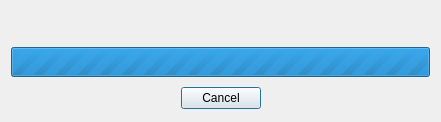
<?xml version="1.0" encoding="UTF-8"?>
<ui version="4.0">
 <class>QtWaitForOperationDlg</class>
 <widget class="QDialog" name="QtWaitForOperationDlg">
  <property name="geometry">
   <rect>
    <x>0</x>
    <y>0</y>
    <width>441</width>
    <height>122</height>
   </rect>
  </property>
  <property name="windowTitle">
   <string>Waiting for operation...</string>
  </property>
  <property name="windowIcon">
   <iconset resource="../QtResources/resources.qrc">
    <normaloff>:/GuiFoundation/Icons/ezEditor16.png</normaloff>:/GuiFoundation/Icons/ezEditor16.png</iconset>
  </property>
  <layout class="QVBoxLayout" name="verticalLayout">
   <item>
    <spacer name="verticalSpacer_3">
     <property name="orientation">
      <enum>Qt::Vertical</enum>
     </property>
     <property name="sizeHint" stdset="0">
      <size>
       <width>20</width>
       <height>40</height>
      </size>
     </property>
    </spacer>
   </item>
   <item>
    <widget class="QProgressBar" name="Progress">
     <property name="minimumSize">
      <size>
       <width>0</width>
       <height>30</height>
      </size>
     </property>
     <property name="maximum">
      <number>0</number>
     </property>
     <property name="value">
      <number>0</number>
     </property>
     <property name="textVisible">
      <bool>false</bool>
     </property>
     <property name="invertedAppearance">
      <bool>false</bool>
     </property>
     <property name="format">
      <string/>
     </property>
    </widget>
   </item>
   <item>
    <spacer name="verticalSpacer">
     <property name="orientation">
      <enum>Qt::Vertical</enum>
     </property>
     <property name="sizeHint" stdset="0">
      <size>
       <width>20</width>
       <height>7</height>
      </size>
     </property>
    </spacer>
   </item>
   <item>
    <layout class="QHBoxLayout" name="horizontalLayout">
     <item>
      <spacer name="horizontalSpacer">
       <property name="orientation">
        <enum>Qt::Horizontal</enum>
       </property>
       <property name="sizeHint" stdset="0">
        <size>
         <width>40</width>
         <height>20</height>
        </size>
       </property>
      </spacer>
     </item>
     <item>
      <widget class="QPushButton" name="ButtonCancel">
       <property name="text">
        <string>Cancel</string>
       </property>
      </widget>
     </item>
     <item>
      <spacer name="horizontalSpacer_2">
       <property name="orientation">
        <enum>Qt::Horizontal</enum>
       </property>
       <property name="sizeHint" stdset="0">
        <size>
         <width>40</width>
         <height>20</height>
        </size>
       </property>
      </spacer>
     </item>
    </layout>
   </item>
   <item>
    <spacer name="verticalSpacer_2">
     <property name="orientation">
      <enum>Qt::Vertical</enum>
     </property>
     <property name="sizeHint" stdset="0">
      <size>
       <width>20</width>
       <height>6</height>
      </size>
     </property>
    </spacer>
   </item>
  </layout>
 </widget>
 <resources>
  <include location="../QtResources/resources.qrc"/>
 </resources>
 <connections/>
</ui>
